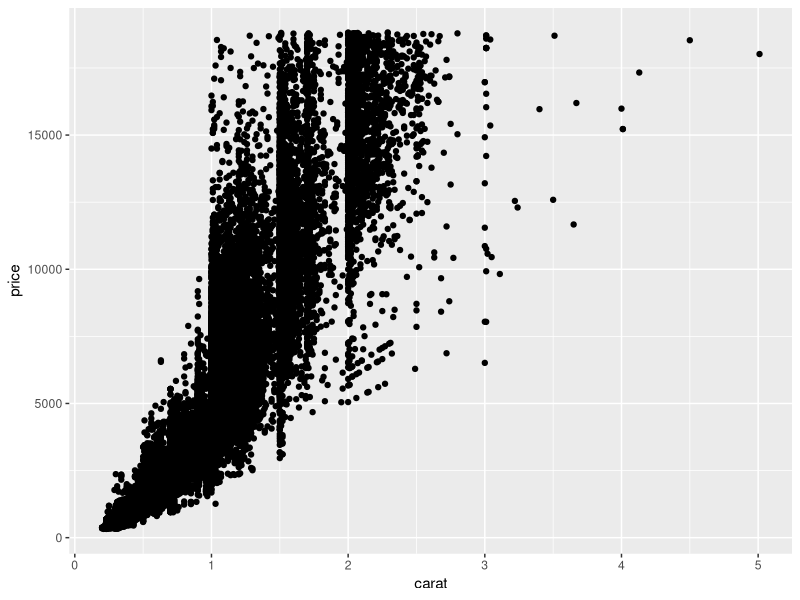
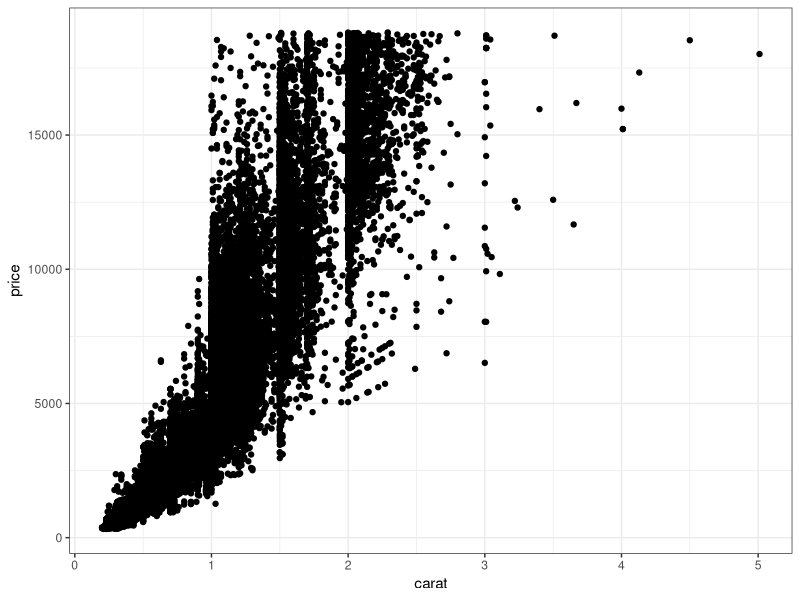
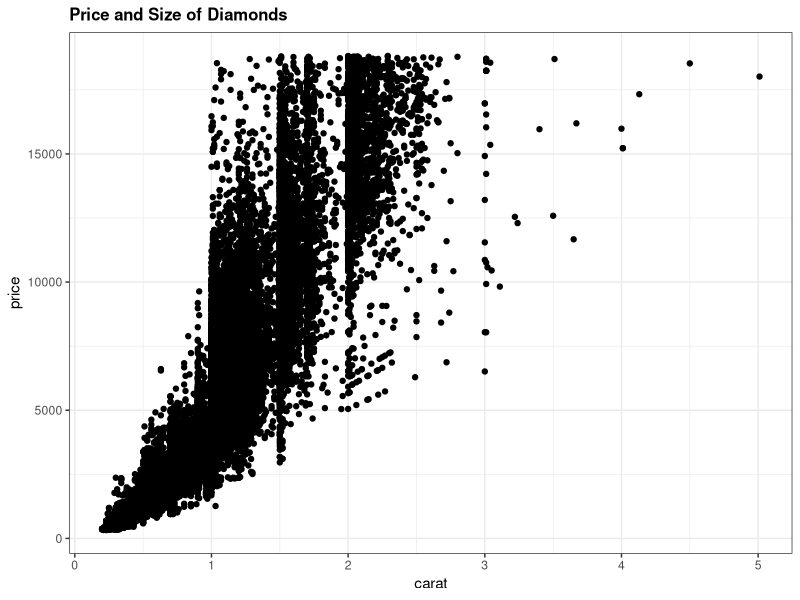
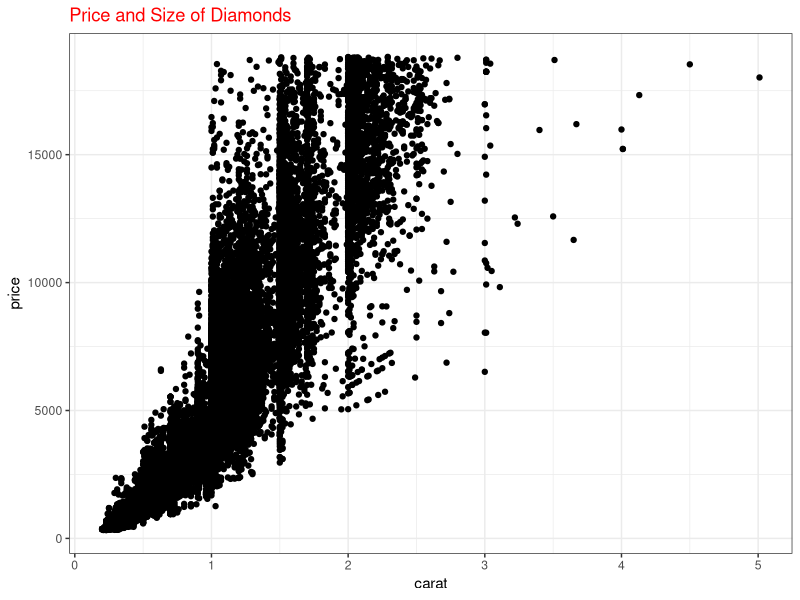
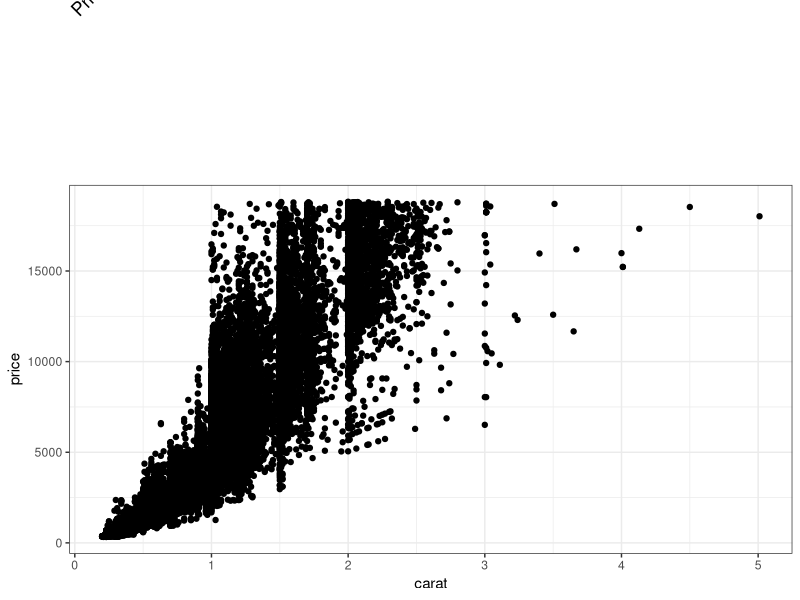
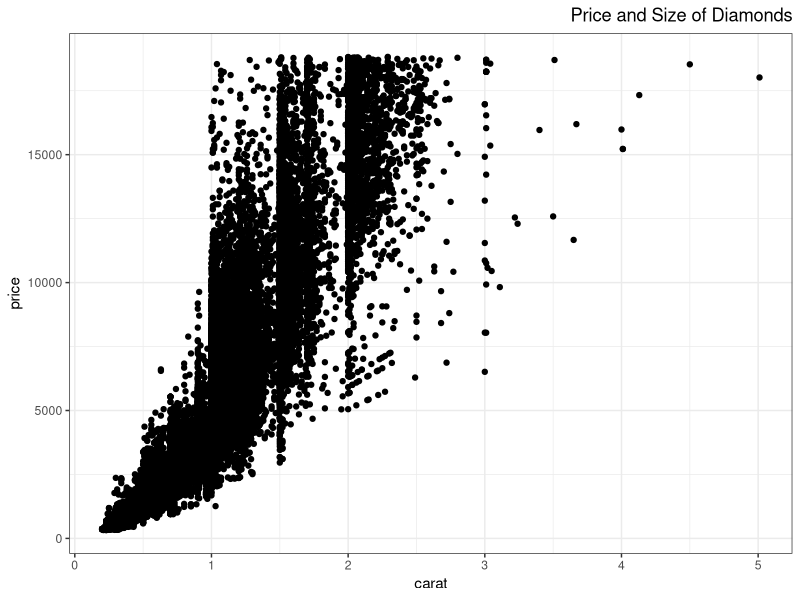
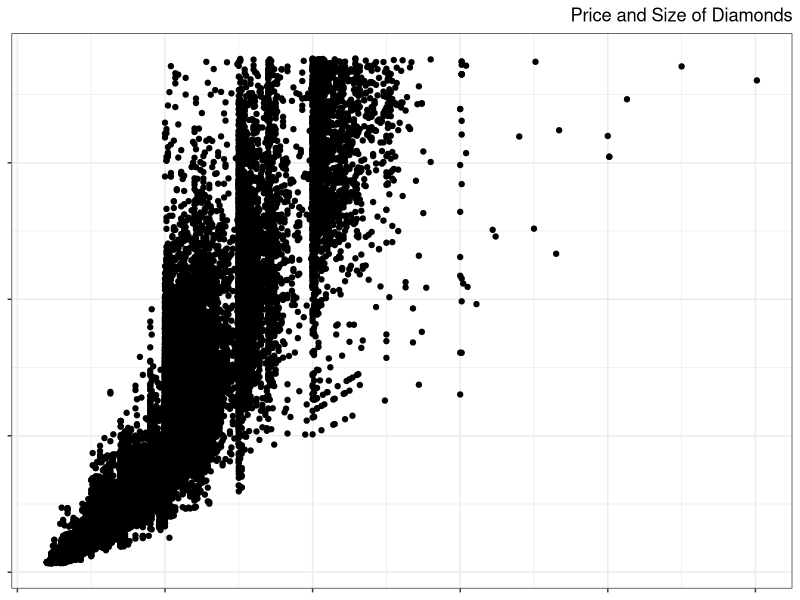
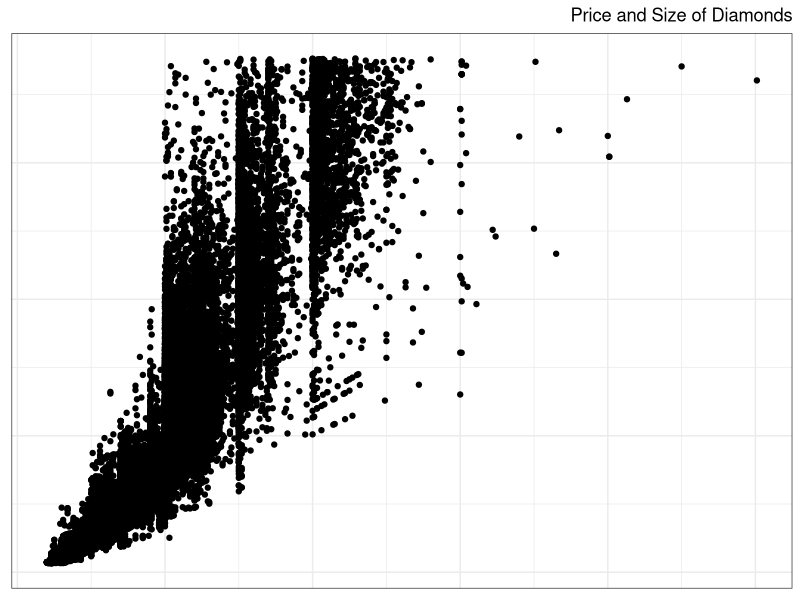

Reproduce these figures in R, in order.
library(ggplot2)

###################
# Themes
# Two built in themes.  The default:
qplot(carat, price, data = diamonds)

# And a theme with a white background:
qplot(carat, price, data = diamonds) + theme_bw()

# Use theme_set if you want it to apply to every
# future plot.
theme_set(theme_bw())

# This is the best way of seeing all the default
# options
theme_bw()
theme_grey()



################
# Plot Options
p <- qplot(carat, price, data = diamonds) + ggtitle("Price and Size of Diamonds")

# To modify a plot
p + theme(plot.title = 
  element_text(size = 12, face = "bold"))
p + theme(plot.title = element_text(colour = "red"))
p + theme(plot.title = element_text(angle = 45))
p + theme(plot.title = element_text(hjust = 1))


# If we want, we could also remove the axes:
last_plot() + theme(
  axis.text.x = element_blank(), 
  axis.text.y = element_blank(),
  axis.title.x = element_blank(), 
  axis.title.y = element_blank() 
)

last_plot() + theme(
  axis.text.x = element_blank(), 
  axis.text.y = element_blank(),
  axis.title.x = element_blank(), 
  axis.title.y = element_blank(),
  axis.ticks = element_line(colour=rgb(0,0,0,alpha=0)) 
)



####################
# Saving Plots
qplot(price, carat, data = diamonds)
ggsave("diamonds.png")

# Selects graphics device based on extension
ggsave("diamonds.png")
ggsave("diamonds.pdf")



# Uses on-screen device size, or override with 
# width & height (to be reproducible)
ggsave("diamonds.png", width = 6, height = 6)

# Outputs last plot by default, override
# with plot:
dplot <- qplot(carat, price, data = diamonds)
ggsave("diamonds.png", plot = dplot)

# Defaults to 300 dpi for png
ggsave("diamonds.png", dpi = 72)


